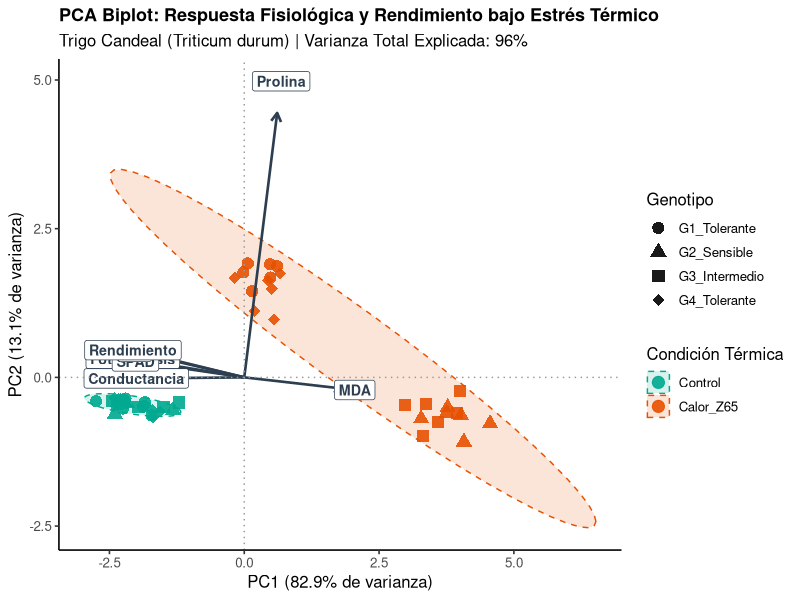

Source code (R):
# ============================================================================
# 03_pca_biplot_fisiologia.R — PCA BIPLOT MULTIVARIADO EN FISIOLOGÍA VEGETAL
# Reducción de Dimensionalidad y Correlaciones Fisiológicas en Cultivos
# ============================================================================
# Aplicación: Integración de variables fisiológicas (fotosíntesis, SPAD, MDA,
# prolina, estabilidad de membrana) bajo estrés térmico en trigo durum.
# ============================================================================

library(tidyverse)
library(patchwork)

set.seed(555)

# 1. SIMULACIÓN DE DATASET MULTIDIMENSIONAL (FISIOLOGÍA + RENDIMIENTO)
# Factores: 4 Genotipos (G1_Tolerante, G2_Sensible, G3_Intermedio, G4_Tolerante)
# Tratamientos: Control (22°C) vs Estrés Térmico (38°C)
# 6 réplicas biológicas por combinación (N = 48)

genotipos <- c("G1_Tolerante", "G2_Sensible", "G3_Intermedio", "G4_Tolerante")
tratamientos <- c("Control", "Calor_Z65")
n_rep <- 6

df_base <- expand.grid(
  Genotipo = factor(genotipos, levels = genotipos),
  Tratamiento = factor(tratamientos, levels = tratamientos),
  Replica = 1:n_rep
)

# Generar variables fisiológicas correlacionadas
datos_fisiologia <- df_base %>%
  mutate(
    # Fotosíntesis neta (An: umol CO2 / m2 s)
    Fotosintesis = case_when(
      Tratamiento == "Control" ~ rnorm(n(), mean = 24, sd = 1.5),
      Genotipo %in% c("G1_Tolerante", "G4_Tolerante") ~ rnorm(n(), mean = 19, sd = 1.2),
      TRUE ~ rnorm(n(), mean = 11, sd = 1.4)
    ),
    # Conductancia estomática (gs: mol H2O / m2 s)
    Conductancia = Fotosintesis * 0.015 + rnorm(n(), 0, 0.03),
    # Contenido de clorofila (SPAD)
    SPAD = Fotosintesis * 1.5 + rnorm(n(), 15, 2.0),
    # Daño oxidativo: Malondialdehído (MDA: nmol/g MF) - Negativamente correlacionado
    MDA = case_when(
      Tratamiento == "Control" ~ rnorm(n(), mean = 8, sd = 1.0),
      Genotipo %in% c("G1_Tolerante", "G4_Tolerante") ~ rnorm(n(), mean = 14, sd = 1.5),
      TRUE ~ rnorm(n(), mean = 26, sd = 2.2)
    ),
    # Osmoprotector: Prolina libre (umol/g MF)
    Prolina = case_when(
      Tratamiento == "Control" ~ rnorm(n(), mean = 3.5, sd = 0.5),
      Genotipo %in% c("G1_Tolerante", "G4_Tolerante") ~ rnorm(n(), mean = 16.5, sd = 1.8),
      TRUE ~ rnorm(n(), mean = 7.0, sd = 1.2)
    ),
    # Índice de estabilidad de membrana (MSI: %)
    MSI = pmin(pmax(85 - (MDA * 1.8) + rnorm(n(), 0, 2.5), 30), 95),
    # Rendimiento de grano (g/planta)
    Rendimiento = (Fotosintesis * 0.4) + (MSI * 0.15) - (MDA * 0.2) + rnorm(n(), 0, 0.8)
  )

vars_numericas <- c("Fotosintesis", "Conductancia", "SPAD", "MDA", "Prolina", "MSI", "Rendimiento")
print(head(datos_fisiologia[, c("Genotipo", "Tratamiento", vars_numericas)], 6))

# ============================================================================
# 2. CÁLCULO DE PCA (Estandarización Z-score con scale = TRUE)
# ============================================================================
cat("\n--- [1] EJECUCIÓN DEL ANÁLISIS DE COMPONENTES PRINCIPALES (PCA) ---\n")
matriz_datos <- datos_fisiologia[, vars_numericas]
pca_res <- prcomp(matriz_datos, scale. = TRUE, center = TRUE)

# Varianza explicada por componente
var_exp <- pca_res$sdev^2 / sum(pca_res$sdev^2) * 100
pc1_var <- round(var_exp[1], 1)
pc2_var <- round(var_exp[2], 1)

cat("Varianza explicada por PC1:", pc1_var, "%\n")
cat("Varianza explicada por PC2:", pc2_var, "%\n")
cat("Varianza acumulada (PC1 + PC2):", round(pc1_var + pc2_var, 1), "%\n")

# ============================================================================
# 3. EXTRACCIÓN DE SCORES Y CARGAS (LOADINGS)
# ============================================================================
scores_df <- as.data.frame(pca_res$x) %>%
  bind_cols(datos_fisiologia[, c("Genotipo", "Tratamiento", "Replica")])

# Cargas factoriales (vectores)
loadings_df <- as.data.frame(pca_res$rotation) %>%
  mutate(Variable = rownames(pca_res$rotation))

# Factor de escala para que las flechas encajen armónicamente en el biplot
mult_escala <- 4.5
loadings_df <- loadings_df %>%
  mutate(
    PC1_scale = PC1 * mult_escala,
    PC2_scale = PC2 * mult_escala
  )

# ============================================================================
# 4. CONSTRUCCIÓN DEL PCA BIPLOT DE NIVEL DE PUBLICACIÓN
# ============================================================================
p_biplot <- ggplot() +
  # Elipses de concentración del 95% por Tratamiento
  stat_ellipse(
    data = scores_df,
    aes(x = PC1, y = PC2, fill = Tratamiento, color = Tratamiento),
    geom = "polygon",
    alpha = 0.15,
    level = 0.95,
    linetype = "dashed"
  ) +
  # Puntos de muestras individuales
  geom_point(
    data = scores_df,
    aes(x = PC1, y = PC2, color = Tratamiento, shape = Genotipo),
    size = 3.8,
    alpha = 0.9
  ) +
  # Vectores de carga de variables
  geom_segment(
    data = loadings_df,
    aes(x = 0, y = 0, xend = PC1_scale, yend = PC2_scale),
    arrow = arrow(length = unit(0.25, "cm")),
    color = "#2C3E50",
    linewidth = 0.9
  ) +
  # Etiquetas de variables con fondo blanco para legibilidad
  geom_label(
    data = loadings_df,
    aes(x = PC1_scale * 1.12, y = PC2_scale * 1.12, label = Variable),
    color = "#2C3E50",
    fontface = "bold",
    size = 3.6,
    fill = "white",
    linewidth = 0.2
  ) +
  # Ejes en cero
  geom_hline(yintercept = 0, linetype = "dotted", color = "grey60") +
  geom_vline(xintercept = 0, linetype = "dotted", color = "grey60") +
  # Colores y formas
  scale_color_manual(values = c("Control" = "#00A88F", "Calor_Z65" = "#E65100")) +
  scale_fill_manual(values = c("Control" = "#00A88F", "Calor_Z65" = "#E65100")) +
  scale_shape_manual(values = c(16, 17, 15, 18)) +
  labs(
    title = "PCA Biplot: Respuesta Fisiológica y Rendimiento bajo Estrés Térmico",
    subtitle = paste0("Trigo Candeal (Triticum durum) | Varianza Total Explicada: ", round(pc1_var + pc2_var, 1), "%"),
    x = paste0("PC1 (", pc1_var, "% de varianza)"),
    y = paste0("PC2 (", pc2_var, "% de varianza)"),
    color = "Condición Térmica",
    fill = "Condición Térmica",
    shape = "Genotipo"
  ) +
  theme_classic(base_size = 12) +
  theme(
    plot.title = element_text(face = "bold", size = 13),
    legend.position = "right",
    legend.box = "vertical"
  )

print(p_biplot)

cat("\n--- Script 03 PCA Biplot finalizado correctamente ---\n")
